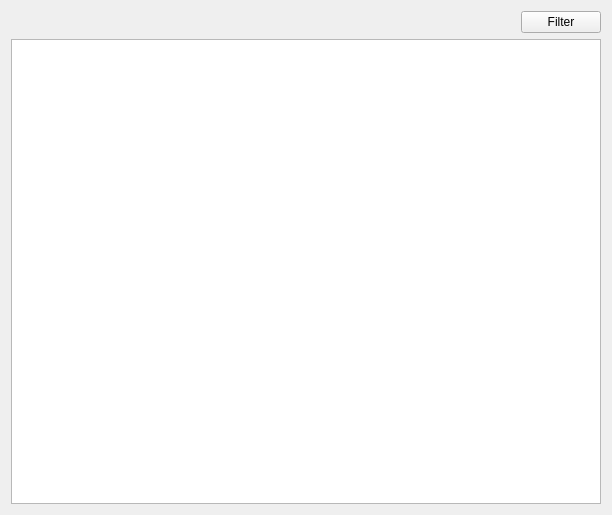
<?xml version="1.0" encoding="UTF-8"?>
<ui version="4.0">
 <class>OCC::LocalActivityWidget</class>
 <widget class="QWidget" name="OCC::LocalActivityWidget">
  <property name="geometry">
   <rect>
    <x>0</x>
    <y>0</y>
    <width>612</width>
    <height>515</height>
   </rect>
  </property>
  <layout class="QVBoxLayout" name="verticalLayout">
   <item>
    <layout class="QHBoxLayout" name="horizontalLayout">
     <item>
      <spacer name="horizontalSpacer">
       <property name="orientation">
        <enum>Qt::Horizontal</enum>
       </property>
       <property name="sizeHint" stdset="0">
        <size>
         <width>40</width>
         <height>20</height>
        </size>
       </property>
      </spacer>
     </item>
     <item>
      <widget class="QPushButton" name="_filterButton">
       <property name="text">
        <string>Filter</string>
       </property>
      </widget>
     </item>
    </layout>
   </item>
   <item>
    <widget class="QTableView" name="_tableView">
     <property name="contextMenuPolicy">
      <enum>Qt::CustomContextMenu</enum>
     </property>
     <property name="accessibleName">
      <string>Local activity table</string>
     </property>
     <property name="tabKeyNavigation">
      <bool>false</bool>
     </property>
     <property name="alternatingRowColors">
      <bool>true</bool>
     </property>
     <property name="selectionBehavior">
      <enum>QAbstractItemView::SelectRows</enum>
     </property>
     <property name="showGrid">
      <bool>false</bool>
     </property>
     <property name="sortingEnabled">
      <bool>true</bool>
     </property>
     <property name="wordWrap">
      <bool>false</bool>
     </property>
     <attribute name="verticalHeaderVisible">
      <bool>false</bool>
     </attribute>
    </widget>
   </item>
  </layout>
 </widget>
 <tabstops>
  <tabstop>_filterButton</tabstop>
  <tabstop>_tableView</tabstop>
 </tabstops>
 <resources/>
 <connections/>
</ui>
